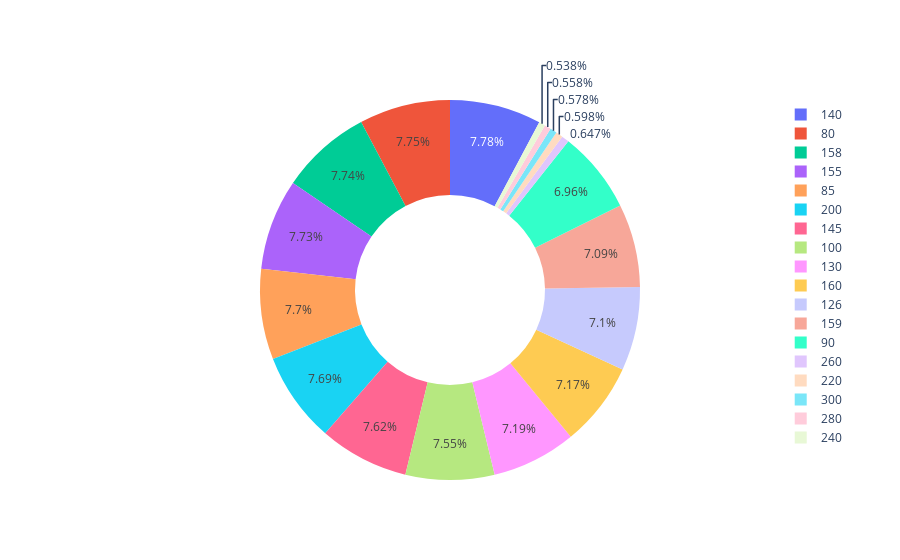

The notebook cell this image was saved under:
### Code cell
plt.figure(figsize=(25, 25))
fig = go.Figure(data=[go.Pie(labels=label, values=temp, hole=.5)])
fig.show()

### Figure 1 — Plotly figure (JSON) as saved in the notebook; plotly's stock layout.template omitted (floating-point values rounded to 4 significant figures)
{"data": [{"hole": 0.5, "labels": [140, 80, 158, 155, 85, 200, 145, 100, 130, 160, 126, 159, 90, 260, 220, 300, 280, 240], "type": "pie", "values": [7231, 7200, 7192, 7179, 7154, 7142, 7082, 7019, 6676, 6665, 6601, 6592, 6469, 601, 556, 537, 518, 500]}], "layout": {}}
